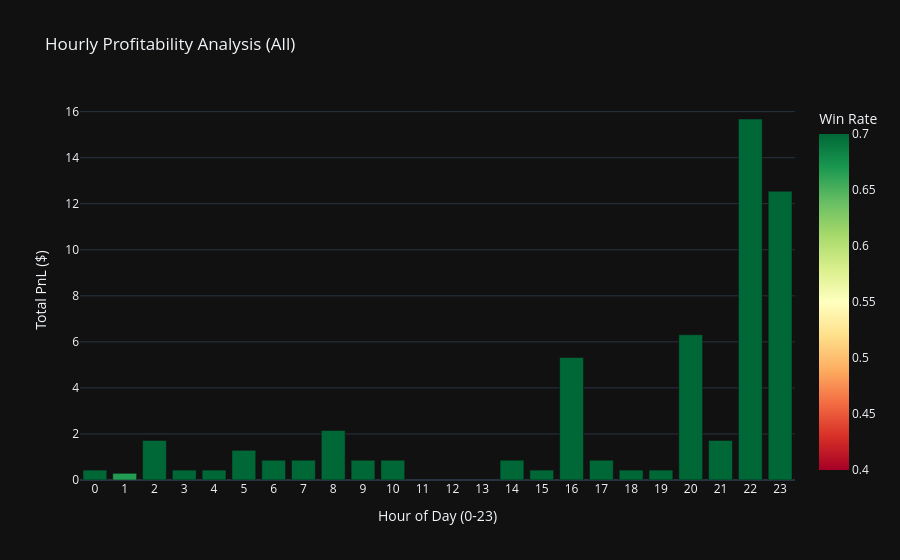

This figure's notebook cell:
### Code cell
# Cell 9: Post-Mortem Session Analysis


# --- INTERACTIVE FILTER ---
# Options: 'All', 'Weekday', 'Weekend'
filter_mode = 'All' 
# --------------------------

# 1. Data Alignment (Using results_df from Cell 4/5)
analysis_df = results_df.copy()
analysis_df['hour'] = analysis_df.index.hour
analysis_df['dayofweek'] = analysis_df.index.dayofweek
analysis_df['is_weekend'] = analysis_df['dayofweek'].isin([5, 6])

# Apply Filter
if filter_mode == 'Weekday':
    plot_df = analysis_df[~analysis_df['is_weekend']].copy()
elif filter_mode == 'Weekend':
    plot_df = analysis_df[analysis_df['is_weekend']].copy()
else:
    plot_df = analysis_df.copy()

# Fix: PnL calculation using lowercase 'target'
win_payout, loss_payout = 0.43, -0.57
plot_df['PnL'] = np.where(plot_df['Signal'] == 1, 
                          np.where(plot_df['target'] == 1, win_payout, loss_payout),
                          np.where(plot_df['Signal'] == -1,
                                   np.where(plot_df['target'] == 0, win_payout, loss_payout), 0))

# 2. Hourly Performance Table
hourly_stats = plot_df[plot_df['Signal'] != 0].groupby('hour').agg(
    Total_Trades=('Signal', 'count'),
    Win_Rate=('PnL', lambda x: (x > 0).mean() if len(x) > 0 else 0),
    Total_PnL=('PnL', 'sum'),
    Avg_EV=('PnL', 'mean')
).reset_index()

#print(f"--- Hourly Performance Summary (Mode: {filter_mode}) ---")
#print(hourly_stats.to_string(index=False))

# 3. Session Visualization
fig = px.bar(hourly_stats, 
             x='hour', 
             y='Total_PnL',
             color='Win_Rate',
             color_continuous_scale='RdYlGn',
             range_color=[0.4, 0.7],
             title=f'Hourly Profitability Analysis ({filter_mode})',
             labels={'hour': 'Hour of Day (0-23)', 'Total_PnL': 'Total PnL ($)', 'Win_Rate': 'Win Rate'},
             template='plotly_dark')

fig.update_layout(xaxis=dict(tickmode='linear', tick0=0, dtick=1))
fig.show()

# 4. Insight Text
golden_hours = hourly_stats[hourly_stats['Win_Rate'] > 0.60]['hour'].tolist()
danger_zones = hourly_stats[hourly_stats['Win_Rate'] < 0.55]['hour'].tolist()

print("\n--- Strategy Insights ---")
if golden_hours:
    print(f"🌟 GOLDEN HOURS ({filter_mode}): {golden_hours} (Win Rate > 60%).")
else:
    print(f"🌟 GOLDEN HOURS ({filter_mode}): None identified at >60% threshold.")

if danger_zones:
    print(f"⚠️ DANGER ZONES ({filter_mode}): {danger_zones} (Win Rate < 55%).")

### Figure 1 — Plotly figure (JSON) as saved in the notebook; plotly's stock layout.template omitted (floating-point values rounded to 4 significant figures)
{"data": [{"hovertemplate": "Hour of Day (0-23)=%{x}<br>Total PnL ($)=%{y}<br>Win Rate=%{marker.color}<extra></extra>", "legendgroup": "", "marker": {"color": [1.0, 0.6667, 1.0, 1.0, 1.0, 1.0, 1.0, 1.0, 1.0, 1.0, 1.0, 1.0, 1.0, 0.7917, 1.0, 1.0, 1.0, 0.9412, 1.0, 0.7763, 0.7308], "coloraxis": "coloraxis", "pattern": {"shape": ""}}, "name": "", "orientation": "v", "showlegend": false, "textposition": "auto", "type": "bar", "x": [0, 1, 2, 3, 4, 5, 6, 7, 8, 9, 10, 14, 15, 16, 17, 18, 19, 20, 21, 22, 23], "xaxis": "x", "y": [0.43, 0.29, 1.72, 0.43, 0.43, 1.29, 0.86, 0.86, 2.15, 0.86, 0.86, 0.86, 0.43, 5.32, 0.86, 0.43, 0.43, 6.31, 1.72, 15.68, 12.54], "yaxis": "y"}], "layout": {"barmode": "relative", "coloraxis": {"cmax": 0.7, "cmin": 0.4, "colorbar": {"title": {"text": "Win Rate"}}, "colorscale": [[0, "rgb(165,0,38)"], [0.1, "rgb(215,48,39)"], [0.2, "rgb(244,109,67)"], [0.3, "rgb(253,174,97)"], [0.4, "rgb(254,224,139)"], [0.5, "rgb(255,255,191)"], [0.6, "rgb(217,239,139)"], [0.7, "rgb(166,217,106)"], [0.8, "rgb(102,189,99)"], [0.9, "rgb(26,152,80)"], [1, "rgb(0,104,55)"]]}, "legend": {"tracegroupgap": 0}, "title": {"text": "Hourly Profitability Analysis (All)"}, "xaxis": {"anchor": "y", "domain": [0, 1], "dtick": 1, "tick0": 0, "tickmode": "linear", "title": {"text": "Hour of Day (0-23)"}}, "yaxis": {"anchor": "x", "domain": [0, 1], "title": {"text": "Total PnL ($)"}}}}
